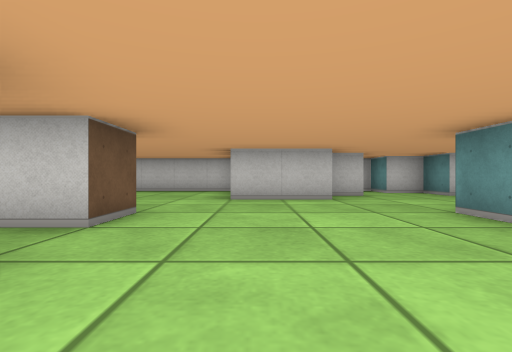
view 1 (above)

17 first-person views from a walk through a cub3D ray-caster map. The camera is about half as high as the walls, looks level and sees 85° across. The floor is counted in squares. Each view is taken from the middle of a square. On the plan, view 1 faces up. The plan holds only what a view shows up to about 9 squares ahead; the rest is blank.

view 2
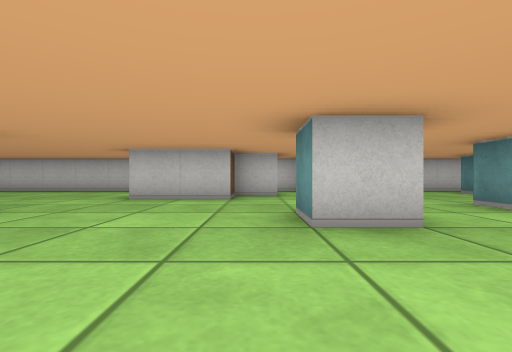

view 3
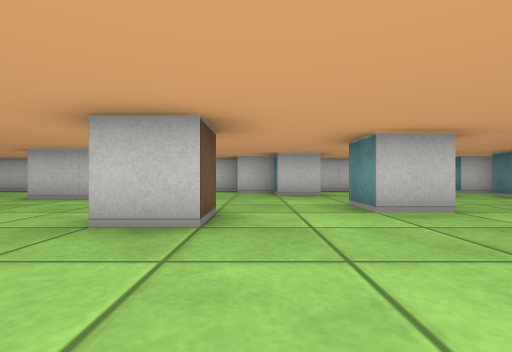

view 4
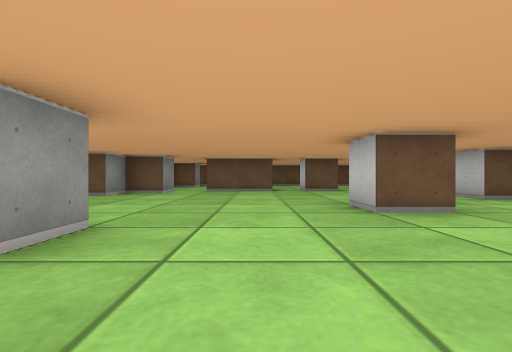

view 5
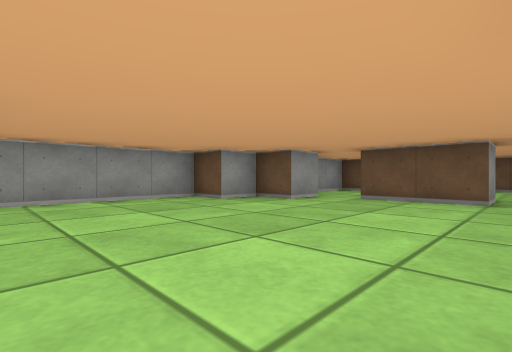

view 6
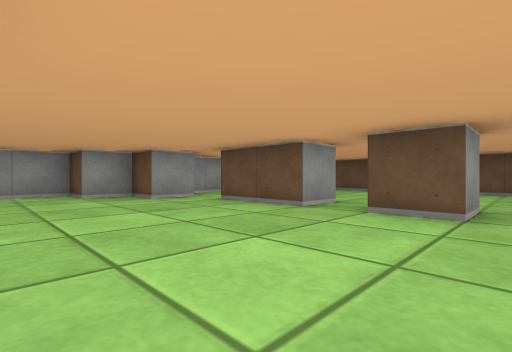

view 7
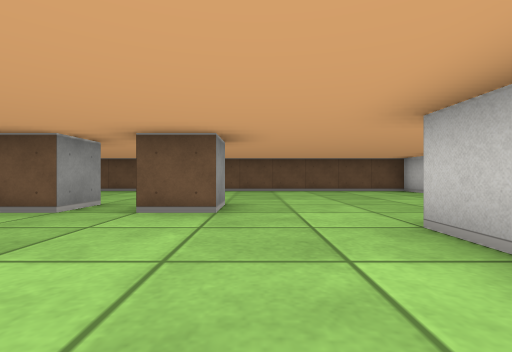

view 8
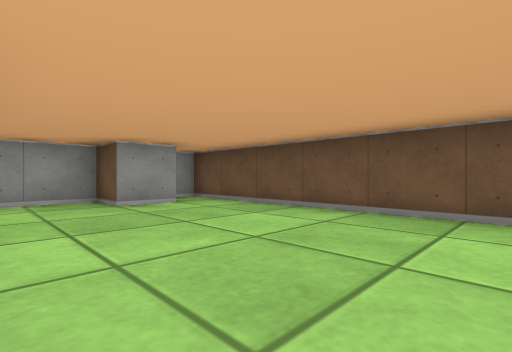

view 9
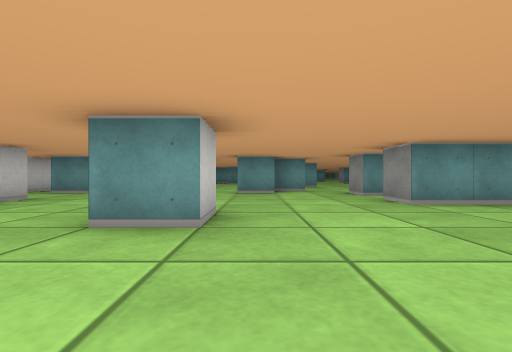

view 10
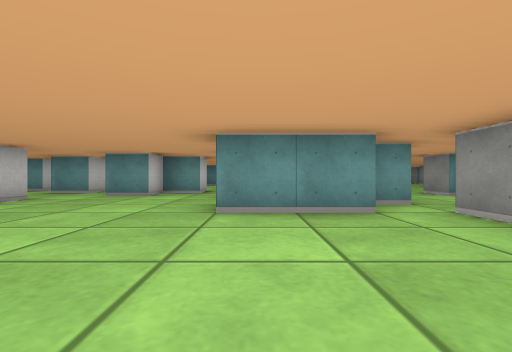

view 11
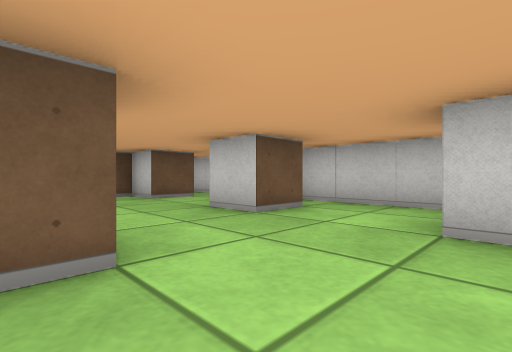

view 12
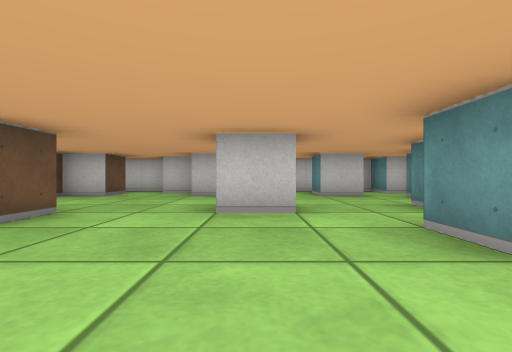

view 13
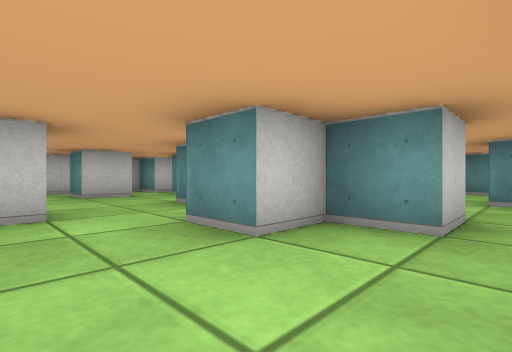

view 14
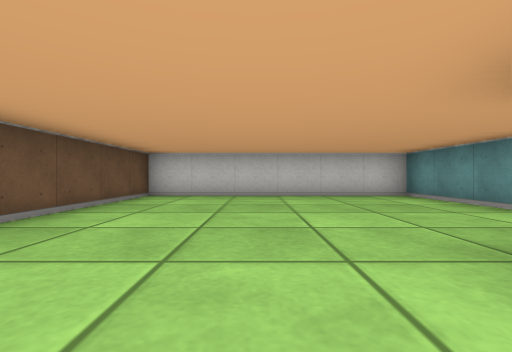

view 15
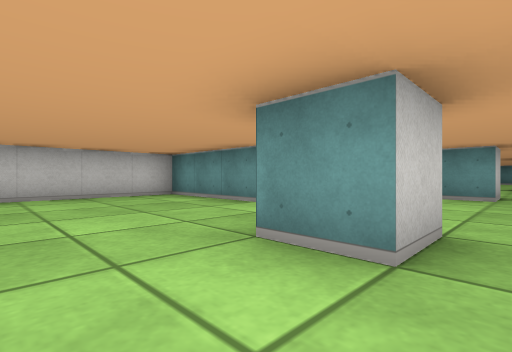

view 16
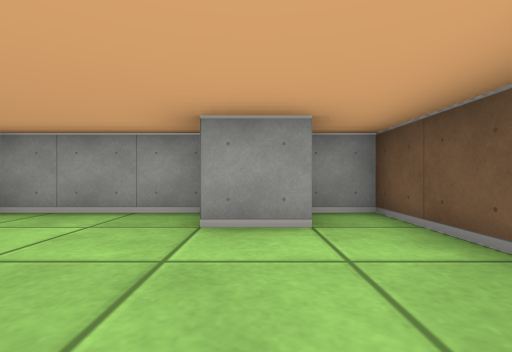

view 17
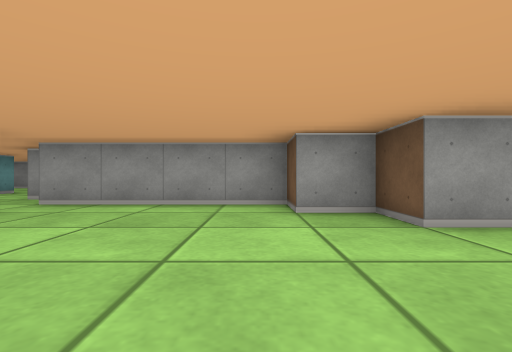

### Floor plan
Points are (right, up) in squares from view 1. A wall is a line through its corners. A room is listed if a view was taken in it or the views show most of it. See-through windows are left out.
Room 1 (views 1, 2, 3, 4, 5, 6, 7, 8, 9, 10, 11, 12, 13, 14, 15, 16, 17)
walls: (-1.5, 2.5) (-2.5, 2.5) (-2.5, 3.5) (-1.5, 3.5) (-1.5, 2.5); (3.5, 3.5) (3.5, 2.5) (2.5, 2.5) (2.5, 3.5); (-2.5, 1.5) (-1.5, 1.5) (-1.5, -0.5); (2.5, 7.5) (2.5, 6.5) (1.5, 6.5) (1.5, 5.5) (-0.5, 5.5) (-0.5, 8.5) (-6.5, 8.5) (-6.5, -2.5) (-5.6, -2.5); (-1.5, -1.5) (-0.5, -1.5) (-0.5, -2.5) (0.5, -2.5) (0.5, -3.5) (4.5, -3.5); (6.5, 3.5) (5.5, 3.5) (5.5, 4.5); (6.5, 4.6) (6.5, 4); (5.5, 7.5) (5.5, 6.5) (4.5, 6.5) (4.5, 7.5) (3.5, 7.5) (3.5, 8.5) (0.9, 8.5); (4.5, -2.5) (4.5, -0.5) (5.5, -0.5); (7.5, 1.5) (7.5, 2.5); (6.5, -1) (6.5, -0.5); (-5.6, -1.5) (-4.5, -1.5) (-4.5, -2.5) (-1.8, -2.5); (5.5, -3.6) (5.5, -2.9); (8.6, 6.5) (7.5, 6.5) (7.5, 7.5); (9.4, 3.5) (8.5, 3.5) (8.5, 4.5); (9.5, 5.4) (9.5, 6.5); (9.5, 7.5) (9.5, 8.5) (4.8, 8.5)
ways out: opening at (6, -4); opening at (9, 2.6)

Positions as (right, up) in squares from view 1, and headings:
1: (0, 0), facing up
2: (2, 0), facing up
3: (4, 0), facing up
4: (7, 1), facing left
5: (4, 2), facing down-left
6: (2, 4), facing down-left
7: (2, 4), facing left
8: (-3, 3), facing down-left
9: (0, 2), facing right
10: (1, -1), facing right
11: (8, 4), facing up-left
12: (6, 0), facing up
13: (6, 0), facing up-right
14: (-4, 2), facing up
15: (-4, 2), facing up-right
16: (-5, 1), facing down
17: (1, 1), facing down
